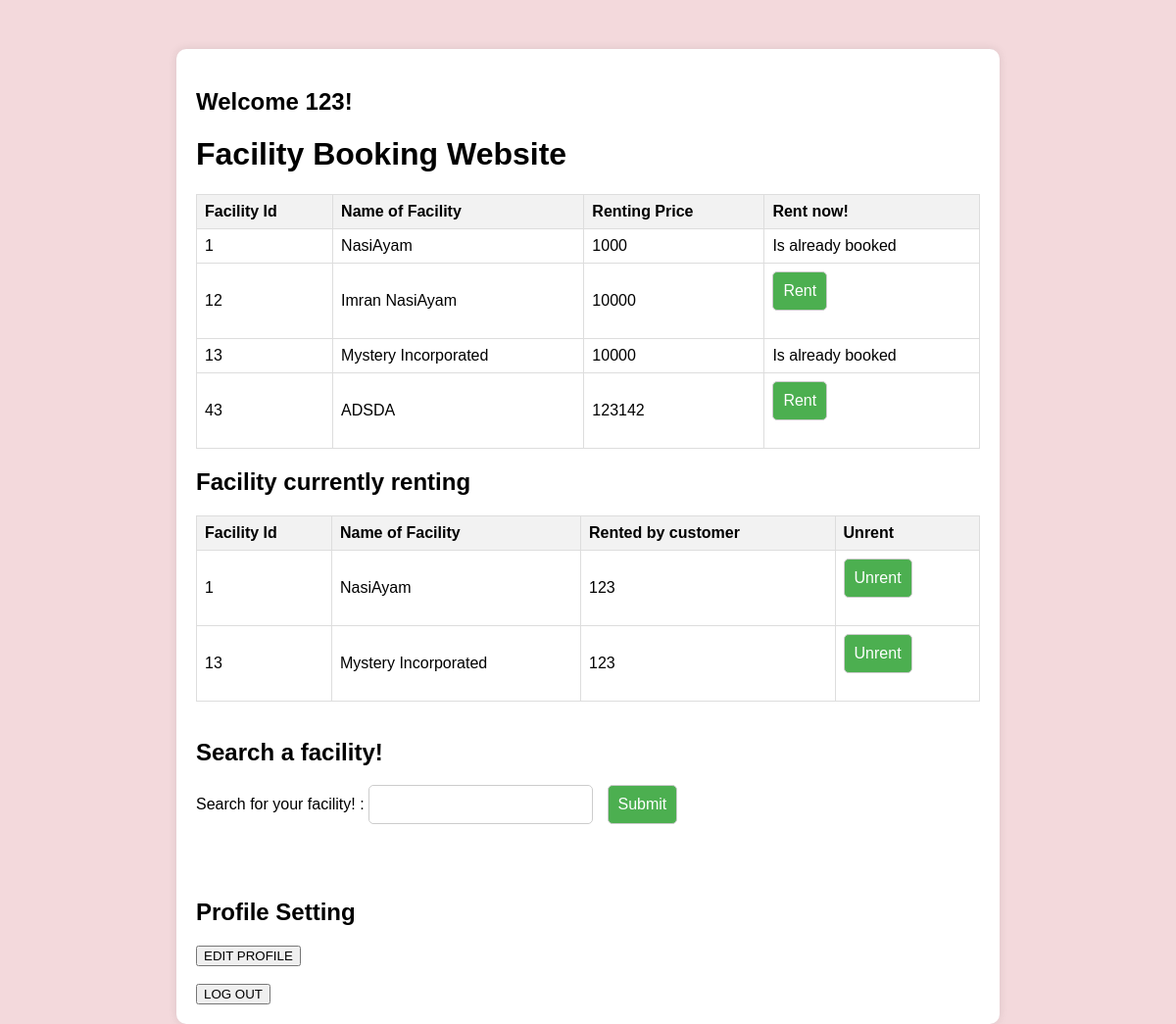
Page /mainCustomer.php (signed in) on the committed database.
### tables this page shows
CREATE TABLE `facility_info` (
  `facility_id` int(2) NOT NULL,
  `facility_name` varchar(50) NOT NULL,
  `facility_price` float NOT NULL,
  `customer_id` varchar(50) NOT NULL
);

### mainCustomer.php (the view, shortened to what this page needs)
<!doctype html>
<html>
<head>
</head>
<body>
<div id="main-container">
    <?php
    $username = $_SESSION['username'];
    echo " <h2> Welcome $username!</h2>";
    ?>
    <h1>Facility Booking Website</h1>
    <?php
    displayFacility();
    function displayFacility() {
        $query = "SELECT * FROM facility_info";
        $facility = mysqli_query($GLOBALS['connection'], $query);
        echo "<table border='1px'>
                <tr>
                    <th> Facility Id </th>
                    <th> Name of Facility </th>
                    <th> Renting Price </th>
                    <th> Rent now! </th>
                </tr>";
        while ($row = mysqli_fetch_assoc($facility)) {
            echo "<tr>" ;
            echo "<td> " . $row['facility_id'] . "</td>";
            echo "<td> " . $row['facility_name'] . "</td>";
            echo "<td> " . $row['facility_price'] . "</td>";
            if ($row['customer_id'] == NULL) {
                echo "<td> <form method='post'> <input type='hidden' name='row_id' value='" . $row['facility_id'] . "'> <input type='submit' name='submitBtn' value='Rent'> </form> </td>";
            } else {
                echo "<td> Is already booked </td>";
            }
            echo "</tr>";
        }
        echo "</table>";
    }
    ?>
    <h2> Facility currently renting </h2>
    <?php
    currentlyRenting();
    function currentlyRenting() {
        $query = mysqli_query($GLOBALS['connection'], "SELECT * FROM facility_info WHERE customer_id = '" . $GLOBALS['customerId'] . "'");
        echo "<table border='1px'>
                <tr>
                    <th> Facility Id </th>
                    <th> Name of Facility </th>
                    <th> Rented by customer </th>
                    <th> Unrent </th>
                </tr>";
        while ($row = mysqli_fetch_assoc($query)) {
            echo "<tr>" ;
            echo "<td> " . $row['facility_id'] . "</td>";
            echo "<td> " . $row['facility_name'] . "</td>";
            echo "<td> " . findName($row['customer_id'], $GLOBALS['connection']) . "</td>";
            echo "<td> <form method='post' onsubmit='return areYouSure()'> <input type='hidden' name='facilityId' value='" . $row['facility_id'] . "'/> <input type='submit' name='unrent' value='Unrent'> </form> </td>";
            echo "</tr>";
        }
        echo "</table>";
    }
    function findName($customer, $connection) {
        $query = mysqli_query($connection, "SELECT * FROM customer_info WHERE customer_id LIKE '$customer'");
        $find = mysqli_fetch_assoc($query);
        if ($find) {
            $result = $find['customer_name'];
            return $result;
        } else {
            return "-";
        }
    }
    ?>
    <br>
    <h2> Search a facility! </h2>
    <form method='post' onsubmit="return checkIfEmpty()"> Search for your facility! : <input type="text" name="name"
                                                                                                   id="name"> <input
                type="submit" value="Submit" name="submit"> </form> <br>
    <br>
    <h2> Profile Setting </h2>
    <a href="mainCustomer.php?changeInfo=true;"><input type="button" value="EDIT PROFILE"> </a>
    <br> <br>
    <a href="mainCustomer.php?logout=true;"><input type="button" value="LOG OUT"> </a>
</div>
</body>
</html>

### mainCustomer.php (style rules this page uses)
body { background-color: #f3d9dc; font-family: Arial, sans-serif; margin: 0; padding: 0; }
#main-container { max-width: 800px; margin: 0 auto; padding: 20px; background-color: #fff; border-radius: 10px; box-shadow: 0 0 10px rgba(0, 0, 0, 0.1); margin-top: 50px; }
form { margin-bottom: 20px; }
form input[type="text"], form input[type="submit"] { padding: 10px; margin-right: 10px; border: 1px solid #ccc; border-radius: 5px; font-size: 16px; }
form input[type="submit"] { background-color: #4CAF50; color: white; cursor: pointer; }
table { border-collapse: collapse; width: 100%; }
th, td { border: 1px solid #dddddd; text-align: left; padding: 8px; }
th { background-color: #f2f2f2; }

### rows in the picture
facility_info: facility_id "1", facility_name "NasiAyam", facility_price "1000", shows "Is already booked", customer "123"
facility_info: facility_id "12", facility_name "Imran NasiAyam", facility_price "10000"
facility_info: facility_id "13", facility_name "Mystery Incorporated", facility_price "10000", shows "Is already booked", customer "123"
facility_info: facility_id "43", facility_name "ADSDA", facility_price "123142"

### other values in the picture
$username "123"
